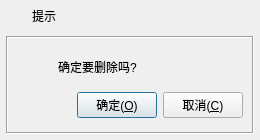
<?xml version="1.0" encoding="UTF-8"?>
<ui version="4.0">
 <class>frmMessageBox</class>
 <widget class="QDialog" name="frmMessageBox">
  <property name="geometry">
   <rect>
    <x>0</x>
    <y>0</y>
    <width>260</width>
    <height>140</height>
   </rect>
  </property>
  <layout class="QVBoxLayout" name="verticalLayout">
   <property name="spacing">
    <number>0</number>
   </property>
   <property name="leftMargin">
    <number>1</number>
   </property>
   <property name="topMargin">
    <number>1</number>
   </property>
   <property name="rightMargin">
    <number>1</number>
   </property>
   <property name="bottomMargin">
    <number>1</number>
   </property>
   <item>
    <widget class="QWidget" name="widget_title" native="true">
     <property name="sizePolicy">
      <sizepolicy hsizetype="Preferred" vsizetype="Fixed">
       <horstretch>0</horstretch>
       <verstretch>0</verstretch>
      </sizepolicy>
     </property>
     <property name="minimumSize">
      <size>
       <width>0</width>
       <height>30</height>
      </size>
     </property>
     <layout class="QHBoxLayout" name="horizontalLayout_2">
      <property name="spacing">
       <number>0</number>
      </property>
      <property name="leftMargin">
       <number>0</number>
      </property>
      <property name="topMargin">
       <number>0</number>
      </property>
      <property name="rightMargin">
       <number>0</number>
      </property>
      <property name="bottomMargin">
       <number>0</number>
      </property>
      <item>
       <widget class="QLabel" name="lab_Ico">
        <property name="sizePolicy">
         <sizepolicy hsizetype="Minimum" vsizetype="Preferred">
          <horstretch>0</horstretch>
          <verstretch>0</verstretch>
         </sizepolicy>
        </property>
        <property name="minimumSize">
         <size>
          <width>31</width>
          <height>0</height>
         </size>
        </property>
        <property name="text">
         <string/>
        </property>
        <property name="alignment">
         <set>Qt::AlignCenter</set>
        </property>
       </widget>
      </item>
      <item>
       <widget class="QLabel" name="lab_Title">
        <property name="sizePolicy">
         <sizepolicy hsizetype="Expanding" vsizetype="Preferred">
          <horstretch>0</horstretch>
          <verstretch>0</verstretch>
         </sizepolicy>
        </property>
        <property name="styleSheet">
         <string notr="true"/>
        </property>
        <property name="text">
         <string>提示</string>
        </property>
        <property name="alignment">
         <set>Qt::AlignLeading|Qt::AlignLeft|Qt::AlignVCenter</set>
        </property>
       </widget>
      </item>
      <item>
       <widget class="QWidget" name="widget_menu" native="true">
        <property name="sizePolicy">
         <sizepolicy hsizetype="Minimum" vsizetype="Preferred">
          <horstretch>0</horstretch>
          <verstretch>0</verstretch>
         </sizepolicy>
        </property>
        <layout class="QHBoxLayout" name="horizontalLayout">
         <property name="spacing">
          <number>0</number>
         </property>
         <property name="leftMargin">
          <number>0</number>
         </property>
         <property name="topMargin">
          <number>0</number>
         </property>
         <property name="rightMargin">
          <number>0</number>
         </property>
         <property name="bottomMargin">
          <number>0</number>
         </property>
         <item>
          <widget class="QPushButton" name="btnMenu_Close">
           <property name="sizePolicy">
            <sizepolicy hsizetype="Minimum" vsizetype="Expanding">
             <horstretch>0</horstretch>
             <verstretch>0</verstretch>
            </sizepolicy>
           </property>
           <property name="minimumSize">
            <size>
             <width>35</width>
             <height>0</height>
            </size>
           </property>
           <property name="maximumSize">
            <size>
             <width>35</width>
             <height>16777215</height>
            </size>
           </property>
           <property name="cursor">
            <cursorShape>ArrowCursor</cursorShape>
           </property>
           <property name="focusPolicy">
            <enum>Qt::NoFocus</enum>
           </property>
           <property name="toolTip">
            <string>关闭</string>
           </property>
           <property name="text">
            <string/>
           </property>
           <property name="flat">
            <bool>true</bool>
           </property>
          </widget>
         </item>
        </layout>
       </widget>
      </item>
     </layout>
    </widget>
   </item>
   <item>
    <widget class="QWidget" name="widget_main" native="true">
     <property name="styleSheet">
      <string notr="true"/>
     </property>
     <layout class="QVBoxLayout" name="verticalLayout_2">
      <property name="spacing">
       <number>5</number>
      </property>
      <property name="leftMargin">
       <number>5</number>
      </property>
      <property name="topMargin">
       <number>5</number>
      </property>
      <property name="rightMargin">
       <number>5</number>
      </property>
      <property name="bottomMargin">
       <number>5</number>
      </property>
      <item>
       <widget class="QFrame" name="frame">
        <property name="frameShape">
         <enum>QFrame::Box</enum>
        </property>
        <property name="frameShadow">
         <enum>QFrame::Sunken</enum>
        </property>
        <layout class="QVBoxLayout" name="verticalLayout_3">
         <property name="topMargin">
          <number>9</number>
         </property>
         <item>
          <layout class="QHBoxLayout" name="horizontalLayout_4">
           <item>
            <widget class="QLabel" name="labIcoMain">
             <property name="minimumSize">
              <size>
               <width>30</width>
               <height>30</height>
              </size>
             </property>
             <property name="maximumSize">
              <size>
               <width>30</width>
               <height>30</height>
              </size>
             </property>
             <property name="styleSheet">
              <string notr="true">border-image: url(:/image/info.png);</string>
             </property>
             <property name="text">
              <string/>
             </property>
            </widget>
           </item>
           <item>
            <spacer name="horizontalSpacer_2">
             <property name="orientation">
              <enum>Qt::Horizontal</enum>
             </property>
             <property name="sizeType">
              <enum>QSizePolicy::Minimum</enum>
             </property>
             <property name="sizeHint" stdset="0">
              <size>
               <width>5</width>
               <height>0</height>
              </size>
             </property>
            </spacer>
           </item>
           <item>
            <widget class="QLabel" name="labInfo">
             <property name="sizePolicy">
              <sizepolicy hsizetype="Expanding" vsizetype="Expanding">
               <horstretch>0</horstretch>
               <verstretch>0</verstretch>
              </sizepolicy>
             </property>
             <property name="minimumSize">
              <size>
               <width>0</width>
               <height>33</height>
              </size>
             </property>
             <property name="maximumSize">
              <size>
               <width>16777215</width>
               <height>33</height>
              </size>
             </property>
             <property name="text">
              <string>确定要删除吗?</string>
             </property>
             <property name="scaledContents">
              <bool>false</bool>
             </property>
             <property name="wordWrap">
              <bool>true</bool>
             </property>
            </widget>
           </item>
          </layout>
         </item>
         <item>
          <layout class="QHBoxLayout" name="horizontalLayout_3">
           <item>
            <spacer name="horizontalSpacer">
             <property name="orientation">
              <enum>Qt::Horizontal</enum>
             </property>
             <property name="sizeHint" stdset="0">
              <size>
               <width>40</width>
               <height>20</height>
              </size>
             </property>
            </spacer>
           </item>
           <item>
            <widget class="QPushButton" name="btnOk">
             <property name="minimumSize">
              <size>
               <width>80</width>
               <height>0</height>
              </size>
             </property>
             <property name="focusPolicy">
              <enum>Qt::StrongFocus</enum>
             </property>
             <property name="styleSheet">
              <string notr="true"/>
             </property>
             <property name="text">
              <string>确定(&amp;O)</string>
             </property>
             <property name="icon">
              <iconset resource="../other/rc.qrc">
               <normaloff>:/image/btn_ok.png</normaloff>:/image/btn_ok.png</iconset>
             </property>
             <property name="iconSize">
              <size>
               <width>18</width>
               <height>18</height>
              </size>
             </property>
            </widget>
           </item>
           <item>
            <widget class="QPushButton" name="btnCancel">
             <property name="minimumSize">
              <size>
               <width>80</width>
               <height>0</height>
              </size>
             </property>
             <property name="focusPolicy">
              <enum>Qt::StrongFocus</enum>
             </property>
             <property name="styleSheet">
              <string notr="true"/>
             </property>
             <property name="text">
              <string>取消(&amp;C)</string>
             </property>
             <property name="icon">
              <iconset resource="../other/rc.qrc">
               <normaloff>:/image/btn_close.png</normaloff>:/image/btn_close.png</iconset>
             </property>
             <property name="iconSize">
              <size>
               <width>18</width>
               <height>18</height>
              </size>
             </property>
            </widget>
           </item>
          </layout>
         </item>
        </layout>
       </widget>
      </item>
     </layout>
    </widget>
   </item>
  </layout>
 </widget>
 <resources>
  <include location="../other/rc.qrc"/>
 </resources>
 <connections/>
</ui>
